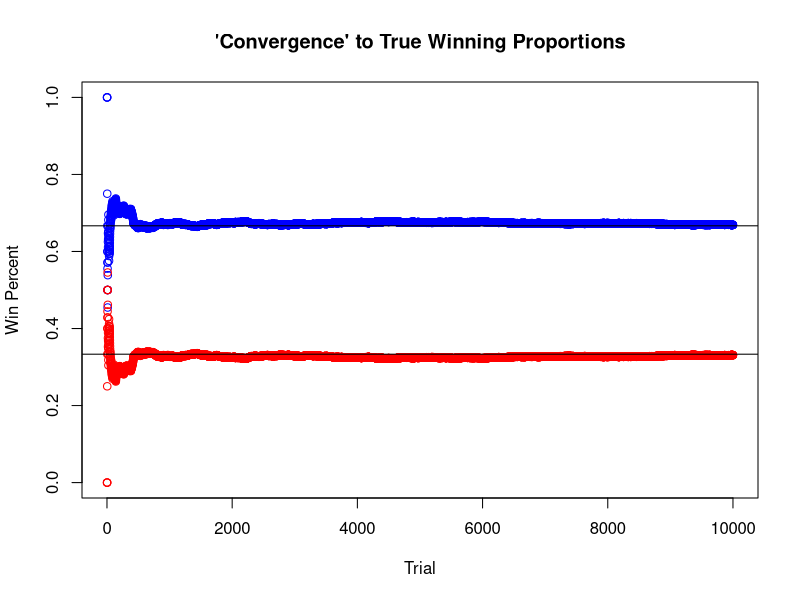

Write the R code that produced this figure.
################################################
## Implementation of the Monty Hall Problem in R
## 3-18-2016
## Feel free to use for demonstration purposes

## Number of simulations
N <- 10000

## Randomly select the doors which have the prize behind it
prize <- sample(1:3, N, replace = TRUE)

## Randomly select the contestant's door choice
stay <- sample(1:3, N, replace = TRUE)


reveal <- rep(0, N)
change <- rep(0, N)

for(i in 1:N) {
        x <- c(1:3)[-c(prize[i], stay[i])]
        
        ## If contestant chose wrong door, then only one possible door to reveal
        ## If contestant already chose the correct door, then two possible doors to reveal
        ## If so, choose randomly which door to reveal
        reveal[i] <- x[sample.int(length(x), size = 1)]
        
        ## This changes from the original choice to the other door not revealed
        change[i] <- c(1:3)[-c(reveal[i], stay[i])]
}

## Number of wins for changing or staying with initial door respectively
changewin <- ifelse(change == prize, 1, 0)
staywin <- ifelse(stay == prize, 1, 0)

## Proportion of wins
change_perc <- mean(changewin)
stay_perc <- mean(staywin)

## To display the results nicely
d1 <- "\n Monty Hall Problem Simulation\n\n\"Don't Switch\"\n"
d2 <- "\n                           Wins = "
d3 <- "\n               Number of Trials = "
d4 <- "\n    Observed Winning Proportion = "
d5 <- "\n Theoretical Winning Proportion = "
d6 <- "\n\n\"Switch to Other Door\"\n"

cat(d1, d2, sum(staywin), d3, N, d4, stay_perc, d5, 1/3, d6,
    d2, sum(changewin), d3, N, d4, change_perc, d5, 2/3)

## Plot 'convergence' to true winning proportions
## Blue is switching doors, red is staying
plot.new()
plot(cumsum(changewin) / c(1:N), main = "'Convergence' to True Winning Proportions",
     xlab = "Trial", ylab = "Win Percent", ylim = c(0, 1), col = "blue")
abline(h = 2/3)
points(cumsum(staywin) / c(1:N), type = "p", col = "red")
abline(h = 1/3)

